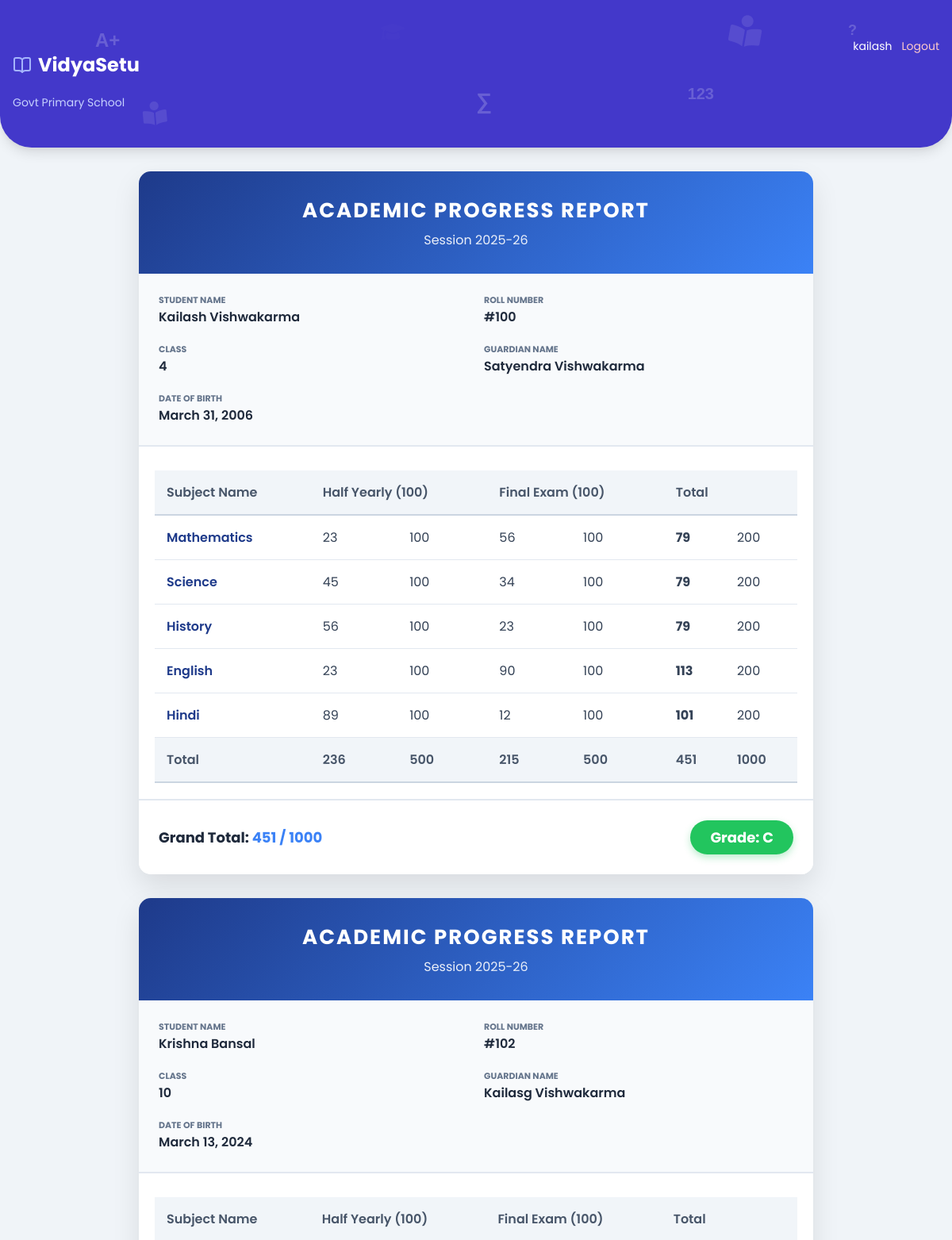
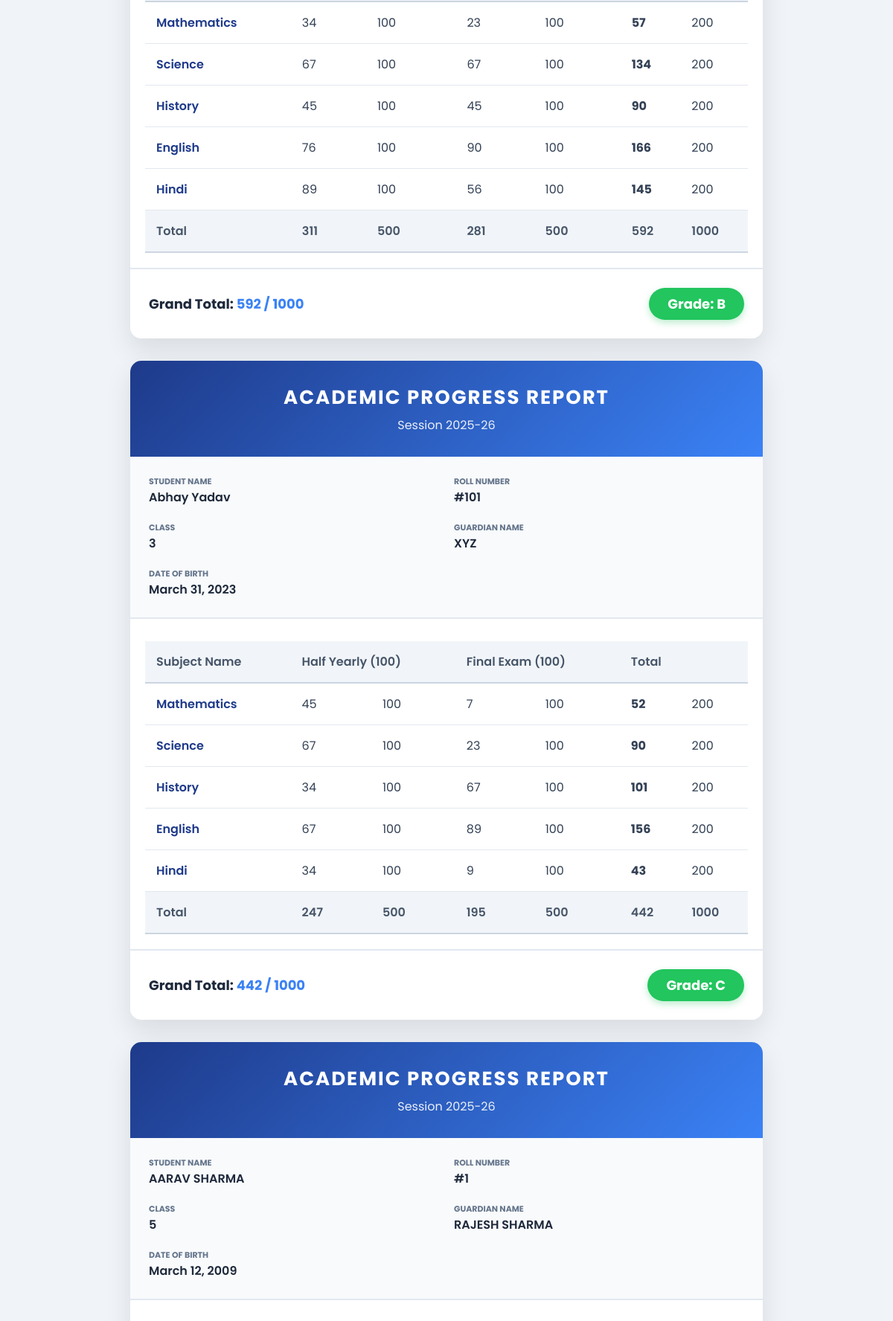
The page /show_result/ (signed in, upper part) on the database its author committed (2 pictures, top to bottom).
### result/models.py (models this page shows, shortened)
class Result(models.Model):
    name = models.CharField(max_length=100)
    clas = models.IntegerField()
    roll = models.IntegerField(unique=True)
    guard = models.CharField(max_length=100)
    mobile = models.CharField(max_length=10)
    dob = models.DateField(null=True, blank=True)
    hmath = models.IntegerField()
    hsci = models.IntegerField()
    hhis = models.IntegerField()
    heng = models.IntegerField()
    hhindi = models.IntegerField()
    fmath = models.IntegerField()
    fsci = models.IntegerField()
    fhis = models.IntegerField()
    feng = models.IntegerField()
    fhindi = models.IntegerField()

### project/views.py (the view)
# urls.py: path('show_result/',views.show_result,name='show_result'),
@login_required(login_url='login')
def show_result(request):
    results = Result.objects.all()
    if request.user.username == "shrey":
        results = results.filter(clas__icontains=5)
    elif request.user.username == "Khushboo":
        results = results.filter(clas__icontains=4)
    elif request.user.username == 'Aman':
        results = results.filter(clas__icontains=3)
    for student in results:
        student.half_total = (
            student.hmath + student.hsci + student.hhis +
            student.heng + student.hhindi
        )
        student.final_total = (
            student.fmath + student.fsci + student.fhis +
            student.feng + student.fhindi
        )
        student.maths_total = student.hmath + student.fmath
        student.sci_total = student.hsci + student.fsci
        student.his_total = student.hhis + student.fhis
        student.eng_total = student.heng + student.feng
        student.hindi_total = student.hhindi + student.fhindi
        student.grand_total = student.half_total + student.final_total
        grade = ''
        if student.grand_total > 850:
            grade = "A+"
        elif student.grand_total > 740:
            grade = "A"
        elif student.grand_total > 640:
            grade = "B+"
        elif student.grand_total > 500:
            grade = "B"
        elif student.grand_total > 350:
            grade = "C"
        student.grade = grade
    return render(request, 'show_result.html', {'results': results})

### templates/show_result.html (shortened to what this page needs)
<!DOCTYPE html>
<html lang="hi">
<head>
</head>
<body>
{% include 'header.html' %}
{% for student in results %}
<main>
    <div class="container">
    <div class="header">
        <h1>ACADEMIC PROGRESS REPORT</h1>
        <p>Session 2025-26</p>
    </div>
    <div class="student-info">
        <div class="info-box"><span class="label">Student Name</span><span class="value">{{student.name}}</span></div>
        <div class="info-box"><span class="label">Roll Number</span><span class="value">#{{student.roll}}</span></div>
        <div class="info-box"><span class="label">Class</span><span class="value">{{student.clas}}</span></div>
        <div class="info-box"><span class="label">Guardian Name</span><span class="value">{{student.guard}}</span></div>
        <div class="info-box"><span class="label">Date of Birth</span><span class="value">{{student.dob}}</span></div>
    </div>
    <div class="result-table">
        <table>
            <thead>
                <tr>
                    <th>Subject Name</th>
                    <th colspan="2">Half Yearly (100)</th>
                    <th colspan="2">Final Exam (100)</th>
                    <th colspan="2">Total</th>
                </tr>
            </thead>
            <tbody>
                <tr>
                    <td class="subject">Mathematics</td>
                    <td>{{ student.hmath }}</td>
                    <td>100</td>
                    <td>{{ student.fmath }}</td>
                    <td>100</td>
                    <td><strong>{{ student.maths_total }}</strong></td>
                    <td>200</td>
                </tr>
                <tr>
                    <td class="subject">Science</td>
                    <td>{{ student.hsci }}</td>
                    <td>100</td>
                    <td>{{ student.fsci }}</td>
                    <td>100</td>
                    <td><strong>{{ student.sci_total }}</strong></td>
                    <td>200</td>
                </tr>
                <tr>
                    <td class="subject">History</td>
                    <td>{{ student.hhis }}</td>
                    <td>100</td>
                    <td>{{ student.fhis }}</td>
                    <td>100</td>
                    <td><strong>{{ student.his_total }}</strong></td>
                    <td>200</td>
                </tr>
                <tr>
                    <td class="subject">English</td>
                    <td>{{ student.heng }}</td>
                    <td>100</td>
                    <td>{{ student.feng }}</td>
                    <td>100</td>
                    <td><strong>{{ student.eng_total }}</strong></td>
                    <td>200</td>
                </tr>
                <tr>
                    <td class="subject">Hindi</td>
                    <td>{{ student.hhindi }}</td>
                    <td>100</td>
                    <td>{{ student.fhindi }}</td>
                    <td>100</td>
                    <td><strong>{{ student.hindi_total }}</strong></td>
                    <td>200</td>
                </tr>
                 <tr class="total-row">
                    <th>Total</th>
                    <th>{{ student.half_total }}</th>
                    <th>500</th>
                    <th>{{ student.final_total }}</th>
                    <th>500</th>
                    <th>{{ student.grand_total }}</th>
                    <th>1000</th>
                </tr>
            </tbody>
        </table>
    </div>
    <div class="footer">
        <div class="grand-total">
            Grand Total: <span>{{ student.grand_total }} / 1000</span>
        </div>
        <div class="grade-badge">
            Grade: {{ student.grade }}
        </div>
    </div>
</div>
{% endfor %}
</main>
</body>
</html>

### templates/header.html (shortened to what this page needs)
<link href="https://cdnjs.cloudflare.com/ajax/libs/font-awesome/6.0.0/css/all.min.css" rel="stylesheet">
<header class="tiger-hdr">
    <div class="animation-layer">
        <div class="school-symbol sym-1">A+</div>
        <div class="school-symbol sym-2">123</div>
        <div class="school-symbol sym-3">∑</div>
        <div class="school-symbol sym-4">?</div>
        <i class="fa-solid fa-book-open-reader reader-icon reader-1" style="--r: 10deg"></i>
        <i class="fa-solid fa-book-reader reader-icon reader-2" style="--r: -5deg"></i>
        <i class="fa-solid fa-graduation-cap reader-icon reader-3" style="--r: 15deg"></i>
    </div>
    <div class="tiger-hdr-box">
        <div class="tiger-hdr-brand">
            <h1 class="tiger-hdr-title">
                <i data-lucide="book-open" class="tiger-hdr-icon"></i>
                VidyaSetu
            </h1>
            <p class="tiger-hdr-subtitle">
                Govt Primary School
            </p>
        </div>
        <div class="tiger-hdr-auth">
            {% if user.is_authenticated %}
                <span>{{ user.username }}</span>
                <a href="{% url 'logout' %}" class="tiger-hdr-link logout">
                    Logout
                </a>
            {% else %}
                <a href="{% url 'login' %}" class="tiger-hdr-link">
                    Login
                </a>
            {% endif %}
        </div>
    </div>
</header>

### templates/show_result.html (style rules this page uses)
body { font-family: 'Poppins', sans-serif; background-color: #f0f4f8; margin: 0; justify-content: center; }
.container { background-color: #ffffff; width: 100%; max-width: 850px; margin: 0 auto; border-radius: 15px; overflow: hidden; box-shadow: 0 15px 35px rgba(0,0,0,0.1); }
.header { background: linear-gradient(135deg, #1e3a8a, #3b82f6); color: white; text-align: center; padding: 30px 10px; }
.header h1 { margin: 0; font-size: 26px; text-transform: uppercase; letter-spacing: 2px; }
.header p { margin: 5px 0 0; opacity: 0.9; }
.student-info { display: grid; grid-template-columns: repeat(2, 1fr); gap: 20px; padding: 25px; background-color: #f8fafc; border-bottom: 2px solid #e2e8f0; }
.info-box { display: flex; flex-direction: column; }
.label { font-size: 11px; color: #64748b; font-weight: 700; text-transform: uppercase; }
.value { font-size: 16px; color: #1e293b; font-weight: 600; }
.result-table { padding: 20px; }
table { width: 100%; border-collapse: collapse; margin-top: 10px; }
th { background-color: #f1f5f9; color: #475569; font-weight: 600; padding: 15px; text-align: left; border-bottom: 2px solid #cbd5e1; }
td { padding: 15px; border-bottom: 1px solid #e2e8f0; color: #334155; }
.subject { font-weight: 600; color: #1e3a8a; }
.footer { padding: 25px; background-color: #ffffff; display: flex; justify-content: space-between; align-items: center; border-top: 2px solid #e2e8f0; }
.grand-total { font-size: 18px; font-weight: 700; color: #1e293b; }
.grand-total span { color: #3b82f6; }
.grade-badge { background-color: #22c55e; color: white; padding: 8px 25px; border-radius: 50px; font-weight: 700; font-size: 18px; box-shadow: 0 4px 10px rgba(34, 197, 94, 0.3); }
main { padding: 30px; }

### templates/header.html (style rules this page uses)
.tiger-hdr { background-color: #4338ca; color: white; padding: 48px 16px 32px; border-bottom-left-radius: 2.5rem; border-bottom-right-radius: 2.5rem; box-shadow: 0 10px 15px -3px rgba(0,0,0,.1), 0 4px 6px -2px rgba(0,0,0,.05); position: relative; overflow: hidden; }
.tiger-hdr-box { display: flex; justify-content: space-between; align-items: flex-start; position: relative; z-index: 10; }
.tiger-hdr-brand { display: flex; flex-direction: column; cursor: default; }
.tiger-hdr-title { font-size: 1.5rem; font-weight: 700; display: flex; align-items: center; gap: 8px; }
.tiger-hdr-subtitle { font-size: 0.875rem; margin-top: 4px; color: #c7d2fe; }
.tiger-hdr-icon { color: #a5b4fc; transition: color 0.3s; }
.tiger-hdr-auth { display: flex; align-items: center; gap: 12px; font-size: 14px; }
.tiger-hdr-link { color: #e0e7ff; text-decoration: none; transition: color 0.2s; }
.tiger-hdr-link.logout { color: #fecaca; }
.animation-layer { position: absolute; top: 0; left: 0; width: 100%; height: 100%; pointer-events: none; z-index: 1; }
.school-symbol { position: absolute; color: rgba(255, 255, 255, 0.2); font-family: 'Comic Sans MS', 'Chalkboard SE', sans-serif; font-weight: bold; z-index: 0; animation: fadeFloat 6s ease-in-out infinite; }
.sym-1 { top: 20%; left: 10%; font-size: 24px; animation-delay: 0s; }
.sym-2 { bottom: 30%; right: 25%; font-size: 20px; animation-delay: 2s; }
.sym-3 { top: 60%; left: 50%; font-size: 28px; animation-delay: 4s; }
.sym-4 { top: 15%; right: 10%; font-size: 18px; animation-delay: 1s; }
.reader-icon { position: absolute; color: rgba(255, 255, 255, 0.1); font-size: 40px; z-index: 0; animation: float 4s ease-in-out infinite; }
.reader-1 { top: 10%; right: 20%; animation-delay: 0s; transform: rotate(10deg); }
.reader-2 { bottom: 15%; left: 15%; animation-delay: 1.5s; font-size: 30px; transform: rotate(-5deg); }
.reader-3 { top: 15%; left: 40%; animation-delay: 2.5s; font-size: 24px; opacity: 0.15; }

### templates/footer.html (style rules this page uses)
body { padding-bottom: 85px !important; }

### rows shown on the page
Result: name "Kailash Vishwakarma", roll "100", clas "4", guard "Satyendra Vishwakarma", dob "March 31, 2006", hmath "23", fmath "56", maths_total "79", hsci "45", fsci "34", sci_total "79", hhis "56", fhis "23", his_total "79", heng "23", feng "90", eng_total "113", hhindi "89", fhindi "12", hindi_total "101", half_total "236", final_total "215", grand_total "451", grade "C"
Result: name "Krishna Bansal", roll "102", clas "10", guard "Kailasg Vishwakarma", dob "March 13, 2024", hmath "34", fmath "23", maths_total "57", hsci "67", fsci "67", sci_total "134", hhis "45", fhis "45", his_total "90", heng "76", feng "90", eng_total "166", hhindi "89", fhindi "56", hindi_total "145", half_total "311", final_total "281", grand_total "592", grade "B"
Result: name "Abhay Yadav", roll "101", clas "3", guard "XYZ", dob "March 31, 2023", hmath "45", fmath "7", maths_total "52", hsci "67", fsci "23", sci_total "90", hhis "34", fhis "67", his_total "101", heng "67", feng "89", eng_total "156", hhindi "34", fhindi "9", hindi_total "43", half_total "247", final_total "195", grand_total "442", grade "C"
Result: name "AARAV SHARMA", roll "1", clas "5", guard "RAJESH SHARMA", dob "March 12, 2009"

### other values the page prints
{{ user.username }} "kailash"
